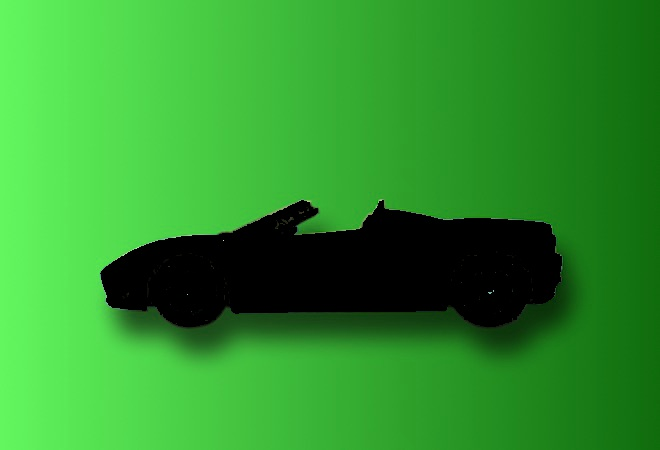
#> input picture Computer Vision and Classification/images/car_green_screen2.jpg, 660 x 450 px
$ jupyter execute '05_HSV color conversion.ipynb'   (shell and % lines are left out)
#> lines starting #> are read from the running program, lines starting #| are printed output that depends on the picture; after the words box and inside, x2 and y2 are one past the last pixel; in counts of white or black regions, pixels touching at a corner belong together
# HSV colorspace

### Import resources

[cell 1]
import matplotlib.pyplot as plt
import matplotlib.image as mpimg

import numpy as np
import cv2

### Read in RGB image

[cell 2]
# Read in the image
image = mpimg.imread('images/car_green_screen2.jpg')
#> image is the input picture: shape (450, 660, 3); mean R, G, B 47.7, 148.9, 44.9

plt.imshow(image)

### RGB threshold

Visualize the green threshold you defined in the previous, consistent green color case.

[cell 3]
# Define our color selection boundaries in RGB values
lower_green = np.array([0,180,0])
upper_green = np.array([100,255,100])

# Define the masked area
mask = cv2.inRange(image, lower_green, upper_green)
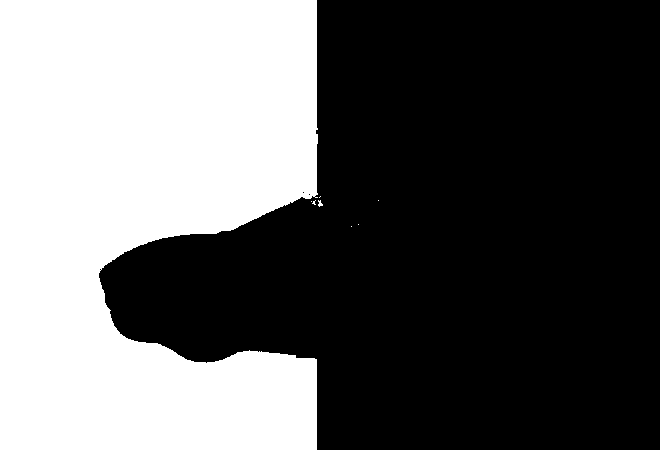
#> mask: shape (450, 660); 39.4% white; 8 white regions (6 under 20 px), largest, box (x1, y1, x2, y2) and area: (0, 0, 318, 450) 116912, (318, 200, 323, 207) 21

# Mask the image to let the car show through
masked_image = np.copy(image)

masked_image[mask != 0] = [0, 0, 0]
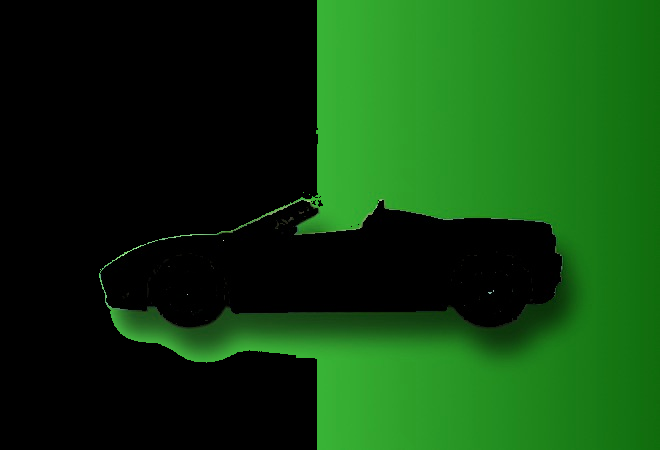
#> masked_image: shape (450, 660, 3); mean R, G, B 16.4, 64, 15

# Display it!
plt.imshow(masked_image)

### Convert to HSV

[cell 4]
# Convert to HSV
hsv = cv2.cvtColor(image, cv2.COLOR_RGB2HSV)
#> hsv: shape (450, 660, 3); mean H, S, V 53.1, 164.5, 149

# HSV channels
h = hsv[:,:,0]
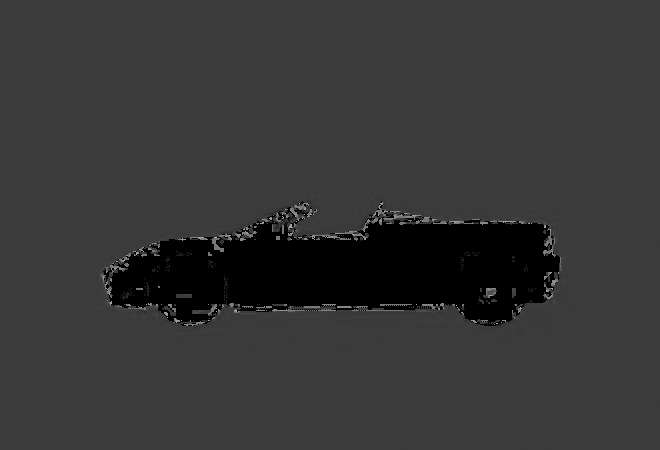
#> h: shape (450, 660); min 0, max 174, mean 53.1
s = hsv[:,:,1]
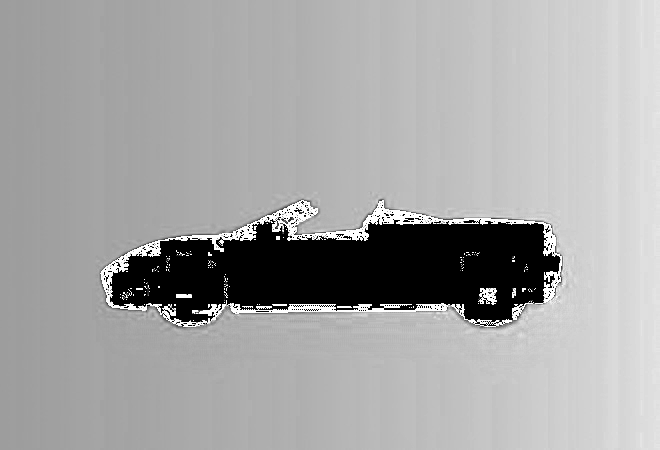
#> s: shape (450, 660); min 0, max 255, mean 164.5
v = hsv[:,:,2]
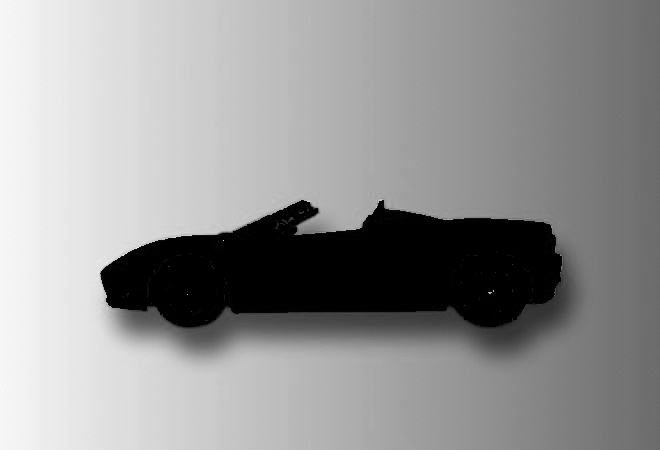
#> v: shape (450, 660); min 0, max 247, mean 149

# Visualize the individual color channels
f, (ax1, ax2, ax3) = plt.subplots(1, 3, figsize=(20,10))
ax1.set_title('H channel')
ax1.imshow(h, cmap='gray')
ax2.set_title('S channel')
ax2.imshow(s, cmap='gray')
ax3.set_title('V channel')
ax3.imshow(v, cmap='gray')

### TODO: Mask the green area using HSV color space

[cell 5]
## TODO: Define the color selection boundaries in HSV values
image_hsv = np.copy(image)
hsv = cv2.cvtColor(image_hsv, cv2.COLOR_BGR2HSV)
#> hsv: shape (450, 660, 3); mean H, S, V 54.6, 164.5, 149
hsv_min = np.array([30, 64, 0])
hsv_max = np.array([90, 255, 255])

## TODO: Define the masked area and mask the image
# Don't forget to make a copy of the original image to manipulate
mask = cv2.inRange(hsv, hsv_min, hsv_max)
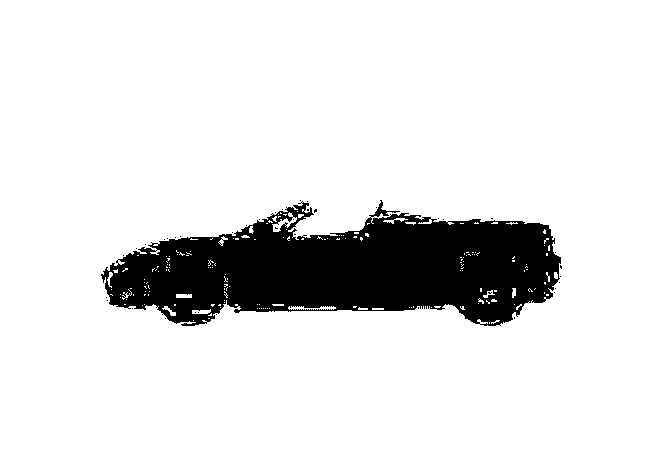
#> mask: shape (450, 660); 87.9% white; 40 black regions (39 under 20 px), largest, box (x1, y1, x2, y2) and area: (101, 200, 561, 326) 35887

masked_image = cv2.bitwise_and(image_hsv, image_hsv, mask=mask)

masked_image[mask != 0] = [0, 0, 0]
#> masked_image: shape (450, 660, 3); every value is 0

plt.imshow(masked_image)

$ run again, with Computer Vision and Classification/images/bridge_trees_example.jpg copied over Computer Vision and Classification/images/car_green_screen2.jpg
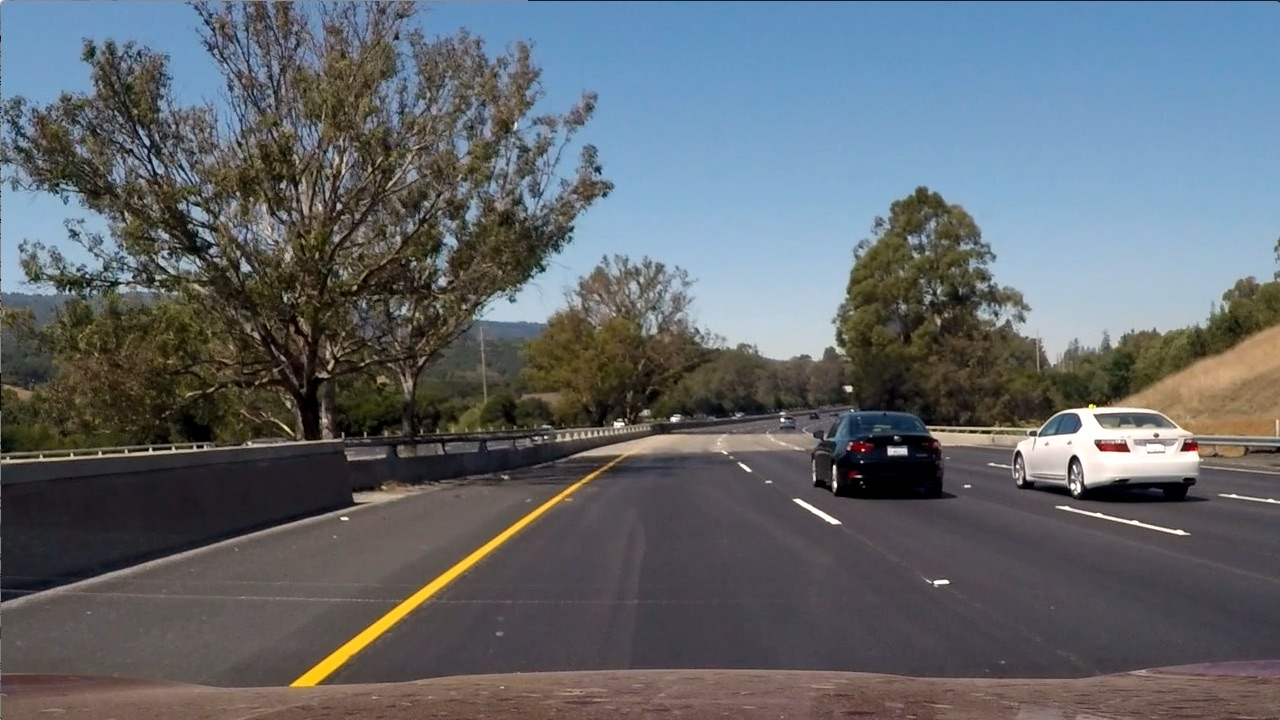
#> input picture Computer Vision and Classification/images/bridge_trees_example.jpg, 1280 x 720 px
#> image is the input picture: shape (720, 1280, 3); mean R, G, B 97, 102.6, 107.9
#> `mask = cv2.inRange(hsv, hsv_min, hsv_max)`:
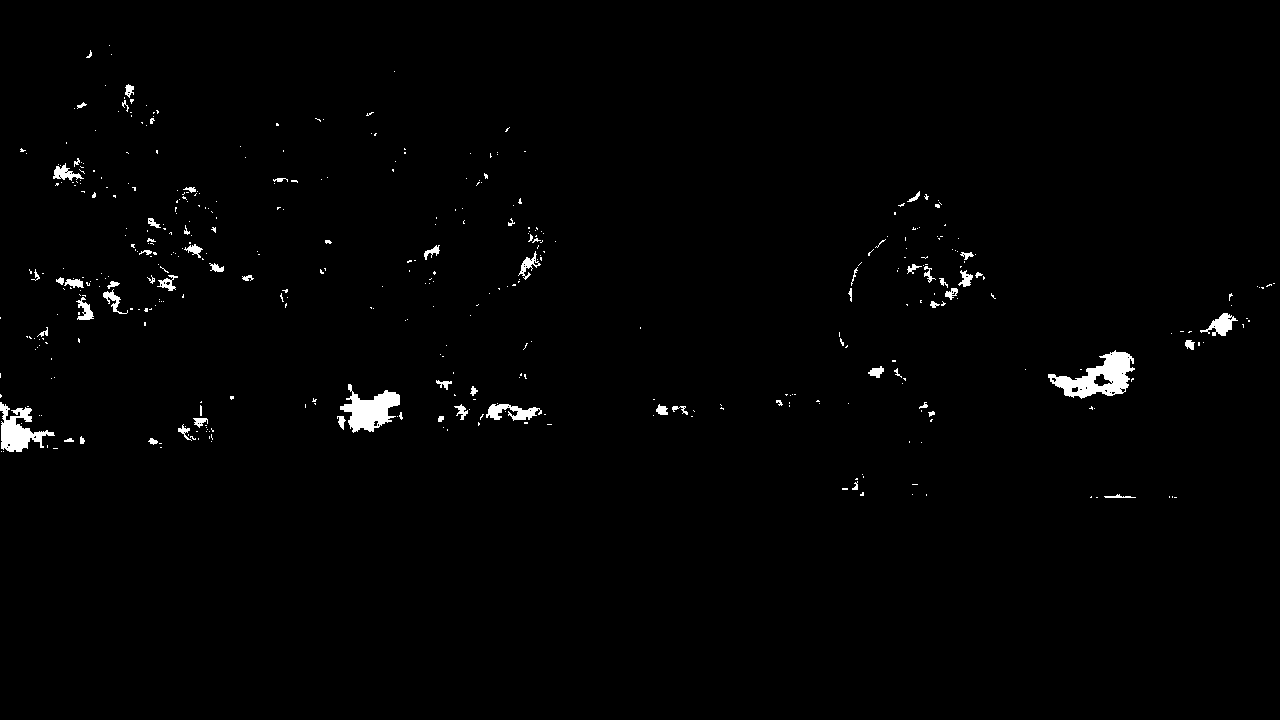
#> mask: shape (720, 1280); 1.2% white; 433 white regions (367 under 20 px), largest, box (x1, y1, x2, y2) and area: (1048, 350, 1135, 399) 1937, (340, 384, 400, 433) 1490, (0, 402, 55, 452) 1220
#> `masked_image = cv2.bitwise_and(image_hsv, image_hsv, mask=mask)`:
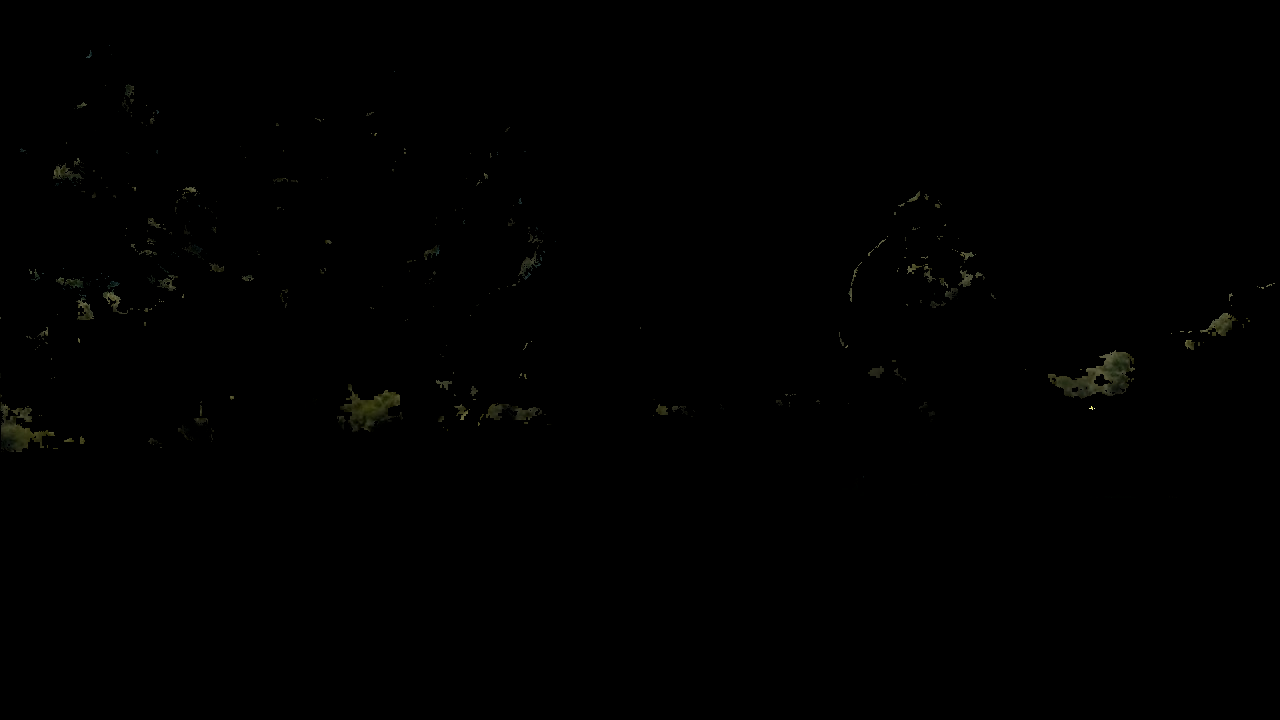
#> masked_image: shape (720, 1280, 3); mean R, G, B 0.5, 0.5, 0.3

$ run again, with Computer Vision and Classification/images/curved_lane.jpg copied over Computer Vision and Classification/images/car_green_screen2.jpg
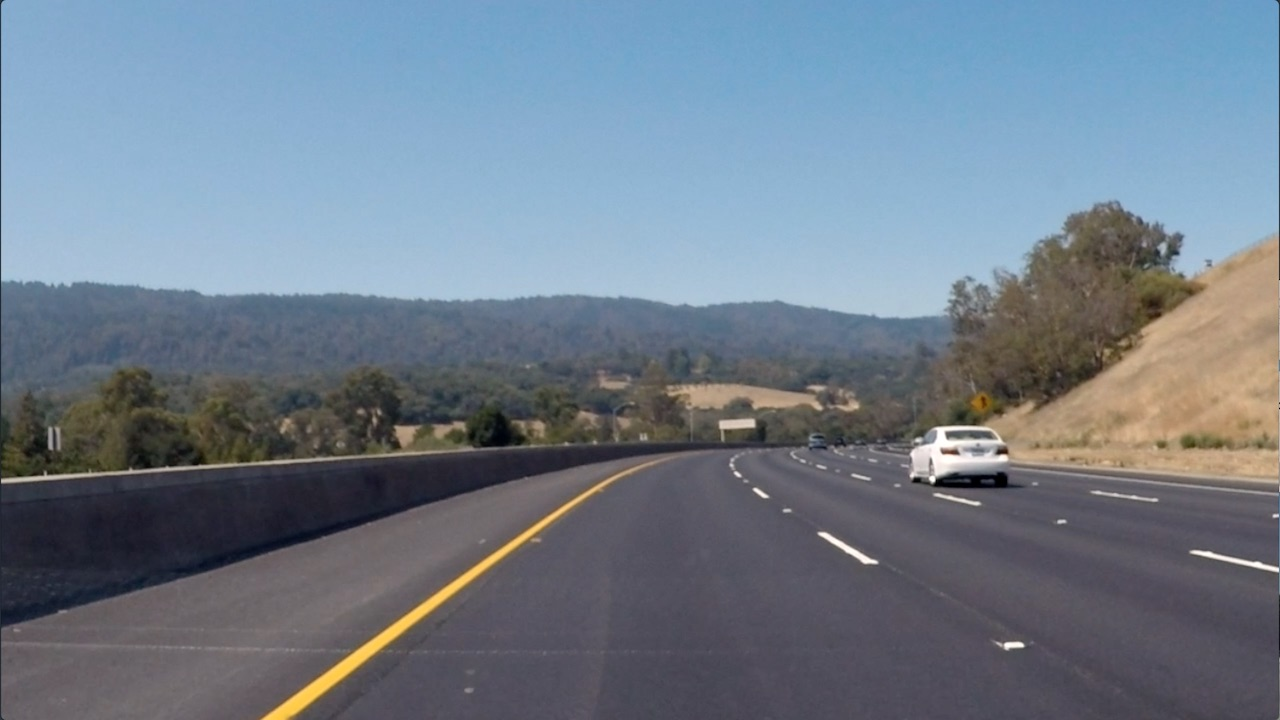
#> input picture Computer Vision and Classification/images/curved_lane.jpg, 1280 x 720 px
#> image is the input picture: shape (720, 1280, 3); mean R, G, B 112.1, 125, 138.7
#> `v = hsv[:,:,2]`:
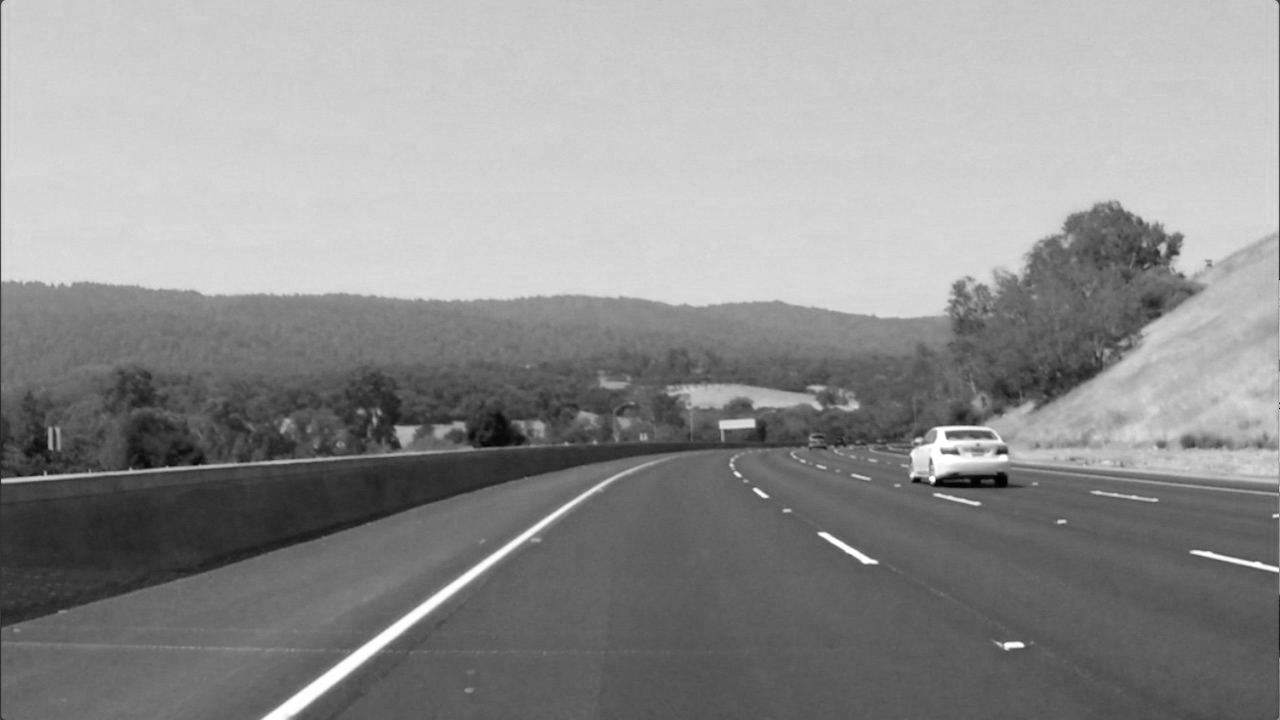
#> v: shape (720, 1280); min 0, max 255, mean 144.5
#> `mask = cv2.inRange(hsv, hsv_min, hsv_max)`:
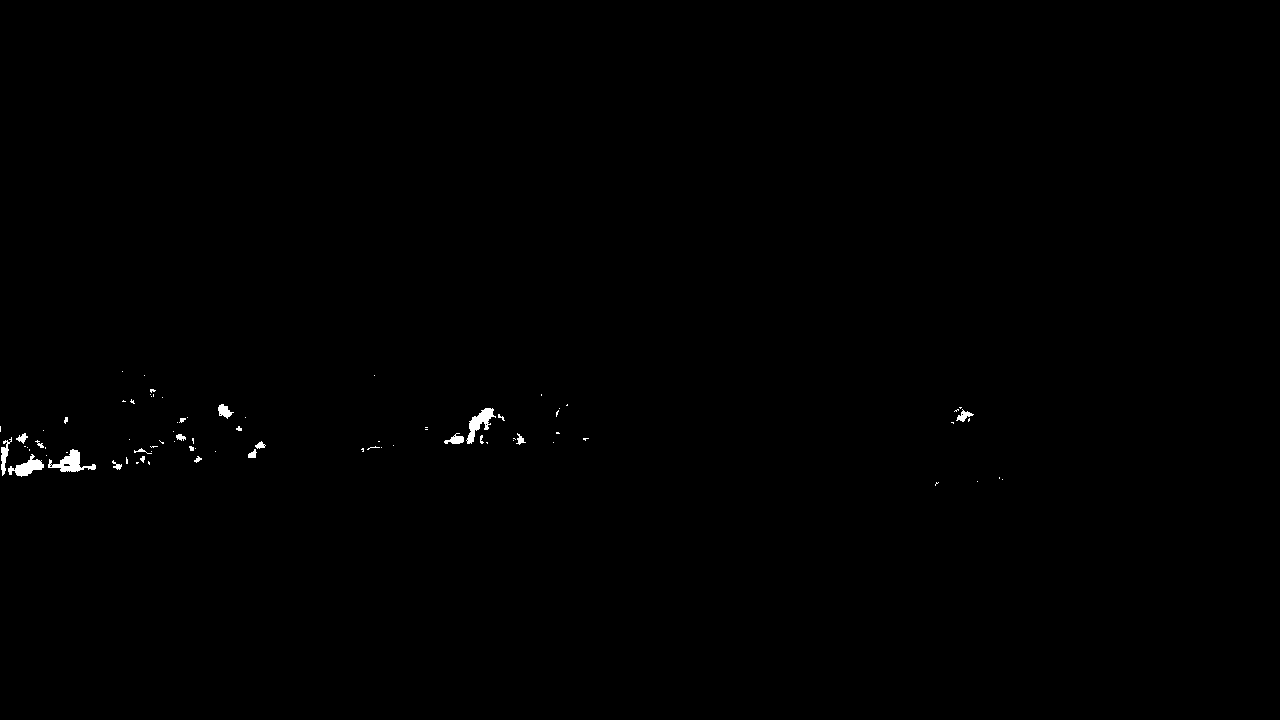
#> mask: shape (720, 1280); 0.27% white; 81 white regions (58 under 20 px), largest, box (x1, y1, x2, y2) and area: (48, 449, 96, 472) 455, (466, 408, 496, 444) 418, (8, 454, 44, 477) 368
